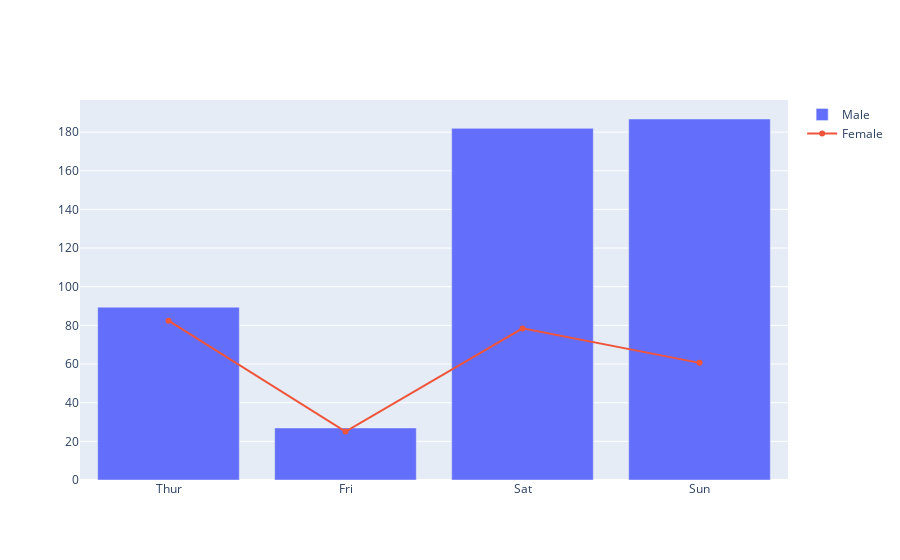

This figure's notebook cell:
### Code cell
fig.add_trace(go.Scatter(x=grouped_df[grouped_df['sex']=='Female']['day'],
                    y=grouped_df[grouped_df['sex']=='Female']['tip'],mode='lines+markers',name='Female'))

### Figure 1 — Plotly figure (JSON) as saved in the notebook; plotly's stock layout.template omitted (floating-point values rounded to 4 significant figures)
{"data": [{"name": "Male", "type": "bar", "x": ["Thur", "Fri", "Sat", "Sun"], "y": [89.41, 26.93, 181.9, 186.8]}, {"mode": "lines+markers", "name": "Female", "type": "scatter", "x": ["Thur", "Fri", "Sat", "Sun"], "y": [82.42, 25.03, 78.45, 60.61]}], "layout": {}}
